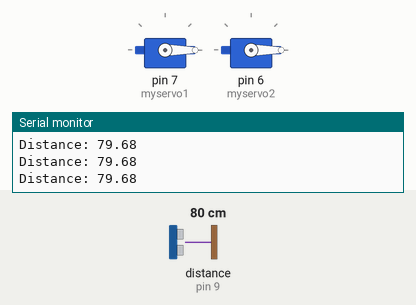
The sketch below on a simulated Arduino Uno, built with avr-gcc and run on an emulated ATmega328P. Shown: 2 × servo, the last lines printed to the serial monitor. Wiring (inferred from the names in the program): ultrasonic range finder: trigger pin 8; echo pin 9. Inputs (shaded band) come from the test bench; at power-on: distance to the obstacle (sensor on pin 9) 80 cm. The echo pulse lasts 58.3 µs per cm.

Above: at 0.1 s.
At 1.2 s:
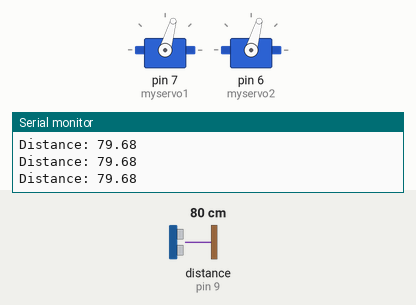
1.3 s: distance to the obstacle (sensor on pin 9) set to 18 cm
At 2.5 s:
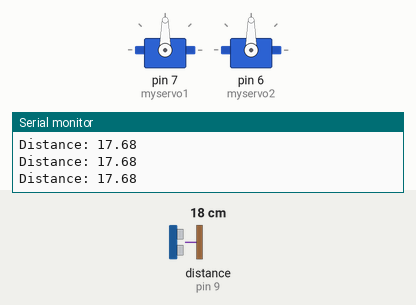
4.3 s: distance to the obstacle (sensor on pin 9) set to 2 cm
7.3 s: distance to the obstacle (sensor on pin 9) set to 35 cm
10.3 s: distance to the obstacle (sensor on pin 9) set to 4 cm
13.3 s: distance to the obstacle (sensor on pin 9) set to 299 cm
16.3 s: distance to the obstacle (sensor on pin 9) set to 9 cm
Timing chart, 0 to 20.3 s (numbered marks = the images above; inputs shaded):
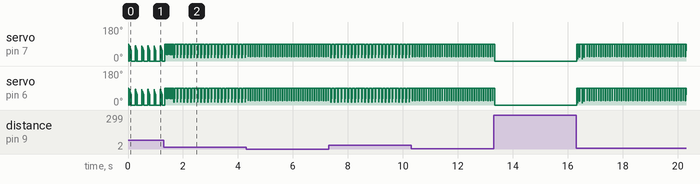

The sketch:

Sweep_gate.ino
```cpp
#include <Servo.h>

Servo myservo1;  // create servo object to control a servo
Servo myservo2;
// twelve servo objects can be created on most boards

const int trigPin  = 8;
const int echoPin  = 9;
int pos = 0;    // variable to store the servo position
float duration, distance;

void setup() {
  pinMode(trigPin, OUTPUT);
  pinMode(echoPin, INPUT);
  myservo1.attach(7);  // attaches the servo on pin 9 to the servo object
  myservo2.attach(6);
    Serial.begin(9600);
}

void loop() {
  digitalWrite(trigPin, LOW);
  delayMicroseconds(2);
  digitalWrite(trigPin, HIGH);
  delayMicroseconds(10);
  digitalWrite(trigPin, LOW);

  duration = pulseIn(echoPin, HIGH);
  distance = (duration*.0343)/2;

  Serial.print("Distance: ");
  Serial.println(distance);

  if(distance <= 60)
  {
  for (pos = 0; pos <= 90; pos += 1) { // goes from 0 degrees to 180 degrees
    // in steps of 1 degree
    myservo1.write(pos);              // tell servo to go to position in variable 'pos'
    myservo2.write(pos);
                       // waits 15 ms for the servo to reach the position
    }
  }

  else{
  for (pos = 90; pos >= 0; pos -= 1) { // goes from 180 degrees to 0 degrees
    myservo1.write(pos);              // tell servo to go to position in variable 'pos'
    myservo2.write(pos);
                        // waits 15 ms for the servo to reach the position
    }
  }

}
```
